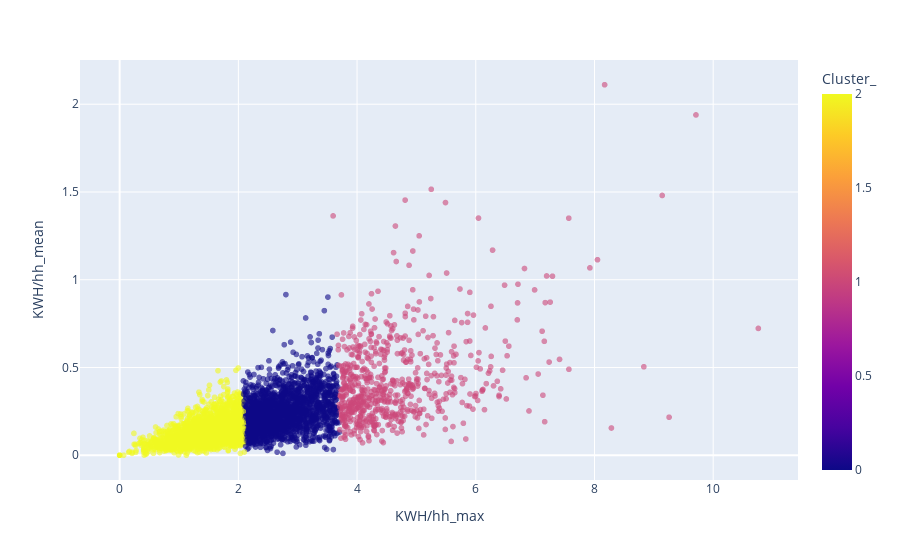

The cell this chart's notebook holds for it:
### Code cell
px.scatter(group_df, x="KWH/hh_max", y="KWH/hh_mean", color="Cluster_", opacity=0.6)

### Figure 1 — Plotly figure (JSON) as saved in the notebook; plotly's stock layout.template omitted (floating-point values rounded to 4 significant figures; data arrays with more than 128 entries replaced by an {"elided": "..."} marker saying what was removed)
{"data": [{"hovertemplate": "KWH/hh_max=%{x}<br>KWH/hh_mean=%{y}<br>Cluster_=%{marker.color}<extra></extra>", "legendgroup": "", "marker": {"color": {"elided": "5515 int values"}, "coloraxis": "coloraxis", "opacity": 0.6, "symbol": "circle"}, "mode": "markers", "name": "", "showlegend": false, "type": "scattergl", "x": {"elided": "5515 float values"}, "xaxis": "x", "y": {"elided": "5515 float values"}, "yaxis": "y"}], "layout": {"coloraxis": {"colorbar": {"title": {"text": "Cluster_"}}, "colorscale": [[0, "#0d0887"], [0.1111, "#46039f"], [0.2222, "#7201a8"], [0.3333, "#9c179e"], [0.4444, "#bd3786"], [0.5556, "#d8576b"], [0.6667, "#ed7953"], [0.7778, "#fb9f3a"], [0.8889, "#fdca26"], [1, "#f0f921"]]}, "legend": {"tracegroupgap": 0}, "margin": {"t": 60}, "xaxis": {"anchor": "y", "domain": [0, 1], "title": {"text": "KWH/hh_max"}}, "yaxis": {"anchor": "x", "domain": [0, 1], "title": {"text": "KWH/hh_mean"}}}}
